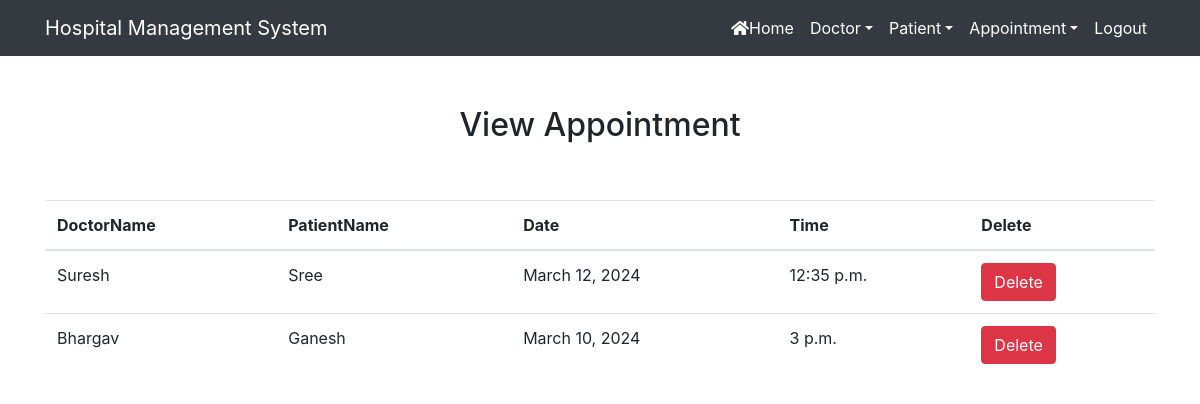
The page /view_appointment/ (signed in) on the database its author committed.
### hospital/models.py (models this page shows, shortened)
class Appointment(models.Model):
    doctor=models.ForeignKey(Doctor,on_delete=models.CASCADE)
    patient = models.ForeignKey(Patient, on_delete=models.CASCADE)
    date1 = models.DateField()
    time1 = models.TimeField()

class Doctor(models.Model):
    name=models.CharField(max_length=50)
    mobile=models.IntegerField()
    special=models.CharField(max_length=50)
    def __str__(self):
        return self.name

class Patient(models.Model):
    name=models.CharField(max_length=50)
    gender=models.CharField(max_length=10)
    mobile=models.IntegerField(null=True)
    address=models.CharField(max_length=150)
    def __str__(self):
        return self.name

### hospital/views.py (the view)
# urls.py: path('view_appointment/', View_Appointment, name='view_appointment'),
def View_Appointment(request):
    if not request.user.is_staff:
        return redirect('login')
    appoint = Appointment.objects.all()
    d = {'appoint':appoint }
    return render(request, 'view_appointment.html',d)

### hospital/templates/view_appointment.html
{% extends 'navigationbar.html' %}
{% load static %}
{% block body %}
<div class="container" style="margin-top:50px">
<h2 class="text-center" >View Appointment</h2>
<br><br>
<table class ="table tabel-hover"  id="example">
    <thead>
    <tr>
        <th>DoctorName</th>
        <th>PatientName</th>
        <th>Date</th>
        <th>Time</th>
         <th>Delete</th>
    </tr>
    </thead>
    <tbody>
    {% for i in appoint %}
    <tr>
        <td>{{i.doctor}}</td>
         <td>{{i.patient}}</td>
        <td>{{i.date1}}</td>
        <td>{{i.time1}}</td>
        <td><a href="{% url 'delete_appointment' i.id %}" onclick="return confirm('Are u really want to delete?')" class="btn btn-danger">Delete</a> </td>
    </tr>
    {% endfor  %}
    </tbody>
</table>
</div>
{% endblock %}

### rows shown on the page
Appointment: doctor "Suresh", patient "Sree", date1 "March 12, 2024", time1 "12:35 p.m."
Appointment: doctor "Bhargav", patient "Ganesh", date1 "March 10, 2024", time1 "3 p.m."
